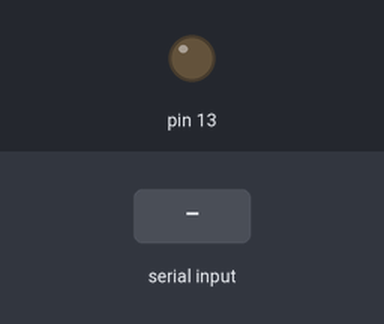
The sketch below on a simulated Arduino Uno, built with avr-gcc and run on an emulated ATmega328P. Parts: output pins drawn as LEDs (lit = HIGH). The inputs (shaded band) are chosen by the test bench. What the sketch prints to the serial monitor is not drawn.

Above: at 2.2 s.
2.3 s: "O" received over Serial
At 3.4 s:
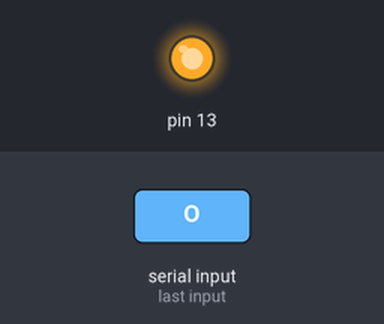
Timing chart, 0 to 8.8 s (numbered marks = the images above; inputs shaded):
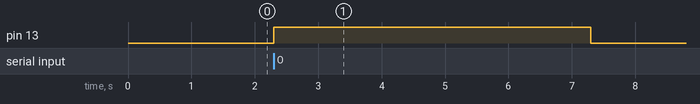

The sketch:

xbee2nd.ino
```cpp
char readChar;

void setup() {
  // put your setup code here, to run once:
pinMode(13,OUTPUT);
Serial.begin(9600);
delay(500);
Serial.print("K");
delay(500);
}

void loop() {
  // put your main code here, to run repeatedly:
if(Serial.available()>0){
  readChar=Serial.read();
  if(readChar=='O'){
    digitalWrite(13,HIGH);
    delay(5000);
    digitalWrite(13,LOW);
  }
}
if (Serial.available()>0){
  if(Serial.read() == 'K'){
    Serial.print('O');
  }
}
}
```

Measured:
- after the input at 2.3 s, pin 13: LOW → HIGH at once, → LOW 5.0 s later
